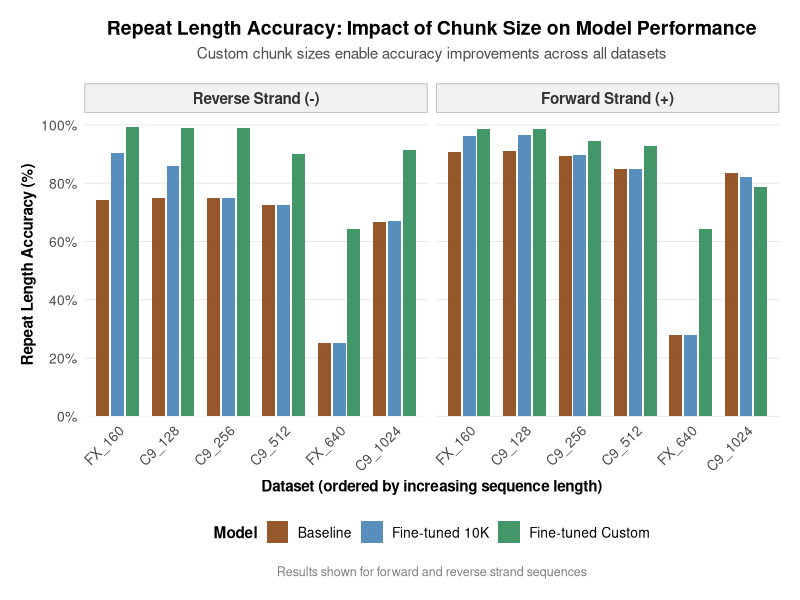
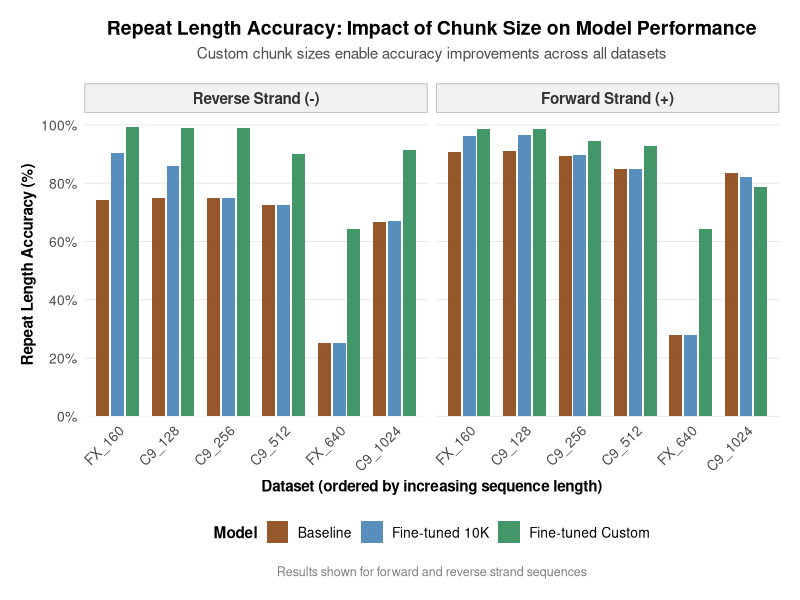
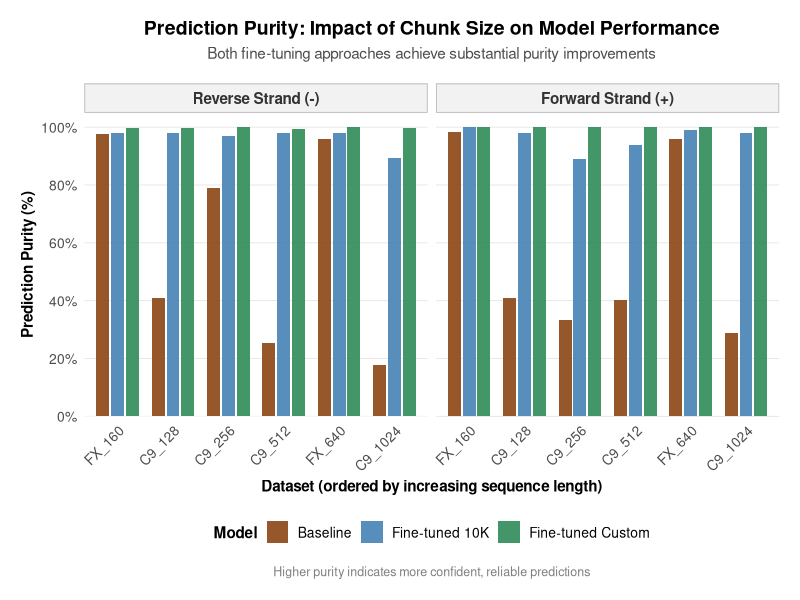

Reproduce these figures in R, in order.
# Install and load required packages
if (!require("tidyverse")) install.packages("tidyverse")
if (!require("ggplot2")) install.packages("ggplot2")
if (!require("dplyr")) install.packages("dplyr")
if (!require("tidyr")) install.packages("tidyr")
if (!require("patchwork")) install.packages("patchwork")

library(tidyverse)
library(ggplot2)
library(dplyr)
library(tidyr)
library(patchwork)

# Create accuracy data
accuracy_data <- data.frame(
  Dataset = rep(c("FX_160", "C9_128", "C9_256", "C9_512", "FX_640", "C9_1024"), 3),
  Model = rep(c("Baseline", "Fine-tuned 10K", "Fine-tuned Custom"), each = 6),
  Positive = c(
    # Baseline
    90.62, 91.00, 89.25, 84.75, 28.05, 83.38,
    # Fine-tuned 10K
    96.25, 96.50, 89.60, 84.75, 28.05, 82.01,
    # Fine-tuned Custom
    98.75, 98.70, 94.40, 92.77, 64.20, 78.71
  ),
  Negative = c(
    # Baseline
    74.37, 75.00, 75.00, 72.46, 25.03, 66.62,
    # Fine-tuned 10K
    90.23, 86.01, 74.95, 72.39, 25.09, 67.01,
    # Fine-tuned Custom
    99.23, 98.86, 99.00, 90.00, 64.20, 91.50
  )
)

# Create purity data
purity_data <- data.frame(
  Dataset = rep(c("FX_160", "C9_128", "C9_256", "C9_512", "FX_640", "C9_1024"), 3),
  Model = rep(c("Baseline", "Fine-tuned 10K", "Fine-tuned Custom"), each = 6),
  Positive = c(
    # Baseline
    98.24, 41.00, 33.23, 40.09, 96.00, 28.92,
    # Fine-tuned 10K
    99.95, 97.83, 89.00, 94.00, 99.00, 98.00,
    # Fine-tuned Custom
    100.00, 99.99, 100.00, 100.00, 100.00, 99.90
  ),
  Negative = c(
    # Baseline
    97.64, 41.00, 79.11, 25.28, 95.97, 17.92,
    # Fine-tuned 10K
    98.00, 98.00, 97.04, 98.14, 97.99, 89.45,
    # Fine-tuned Custom
    99.79, 99.86, 99.92, 99.41, 100.00, 99.83
  )
)

# Set factor levels for proper ordering
dataset_order <- c("FX_160", "C9_128", "C9_256", "C9_512", "FX_640", "C9_1024")
model_order <- c("Baseline", "Fine-tuned 10K", "Fine-tuned Custom")

accuracy_data$Dataset <- factor(accuracy_data$Dataset, levels = dataset_order)
accuracy_data$Model <- factor(accuracy_data$Model, levels = model_order)
purity_data$Dataset <- factor(purity_data$Dataset, levels = dataset_order)
purity_data$Model <- factor(purity_data$Model, levels = model_order)

# Reshape data for plotting
accuracy_long <- accuracy_data %>%
  pivot_longer(cols = c("Positive", "Negative"), names_to = "Class", values_to = "Accuracy")

purity_long <- purity_data %>%
  pivot_longer(cols = c("Positive", "Negative"), names_to = "Class", values_to = "Purity")

# Create color palette
model_colors <- c("Baseline" = "#8B4513", 
                  "Fine-tuned 10K" = "#4682B4", 
                  "Fine-tuned Custom" = "#2E8B57")

# Create accuracy plot
p_accuracy <- ggplot(accuracy_long, aes(x = Dataset, y = Accuracy, fill = Model)) +
  geom_col(position = position_dodge(width = 0.8), alpha = 0.9, width = 0.7) +
  facet_wrap(~Class, ncol = 2, labeller = labeller(Class = c("Positive" = "Forward Strand (+)", 
                                                             "Negative" = "Reverse Strand (-)"))) +
  scale_fill_manual(values = model_colors, name = "Model") +
  labs(
    title = "Repeat Length Accuracy: Impact of Chunk Size on Model Performance",
    subtitle = "Custom chunk sizes enable accuracy improvements across all datasets",
    x = "Dataset (ordered by increasing sequence length)",
    y = "Repeat Length Accuracy (%)",
    caption = "Results shown for forward and reverse strand sequences"
  ) +
  theme_minimal(base_size = 12) +
  theme(
    plot.title = element_text(size = 14, face = "bold", hjust = 0.5, margin = margin(b = 5)),
    plot.subtitle = element_text(size = 11, hjust = 0.5, color = "gray30", margin = margin(b = 15)),
    plot.caption = element_text(size = 9, color = "gray50", hjust = 0.5, margin = margin(t = 10)),
    strip.text = element_text(size = 11, face = "bold", color = "gray20"),
    strip.background = element_rect(fill = "gray95", color = "gray70"),
    panel.grid.minor = element_blank(),
    panel.grid.major.x = element_blank(),
    panel.grid.major.y = element_line(color = "gray90", size = 0.3),
    axis.text.x = element_text(angle = 45, hjust = 1, size = 10),
    axis.text.y = element_text(size = 10),
    axis.title = element_text(size = 11, face = "bold"),
    legend.position = "bottom",
    legend.title = element_text(size = 11, face = "bold"),
    legend.text = element_text(size = 10),
    legend.key.size = unit(0.6, "cm"),
    plot.margin = margin(15, 15, 15, 15),
    panel.background = element_rect(fill = "white", color = NA),
    plot.background = element_rect(fill = "white", color = NA)
  ) +
  scale_y_continuous(expand = expansion(mult = c(0, 0.05)), 
                     breaks = seq(0, 100, 20),
                     labels = function(x) paste0(x, "%")) +
  guides(fill = guide_legend(nrow = 1))

# Create purity plot
p_purity <- ggplot(purity_long, aes(x = Dataset, y = Purity, fill = Model)) +
  geom_col(position = position_dodge(width = 0.8), alpha = 0.9, width = 0.7) +
  facet_wrap(~Class, ncol = 2, labeller = labeller(Class = c("Positive" = "Forward Strand (+)", 
                                                             "Negative" = "Reverse Strand (-)"))) +
  scale_fill_manual(values = model_colors, name = "Model") +
  labs(
    title = "Prediction Purity: Impact of Chunk Size on Model Performance",
    subtitle = "Both fine-tuning approaches achieve substantial purity improvements",
    x = "Dataset (ordered by increasing sequence length)",
    y = "Prediction Purity (%)",
    caption = "Higher purity indicates more confident, reliable predictions"
  ) +
  theme_minimal(base_size = 12) +
  theme(
    plot.title = element_text(size = 14, face = "bold", hjust = 0.5, margin = margin(b = 5)),
    plot.subtitle = element_text(size = 11, hjust = 0.5, color = "gray30", margin = margin(b = 15)),
    plot.caption = element_text(size = 9, color = "gray50", hjust = 0.5, margin = margin(t = 10)),
    strip.text = element_text(size = 11, face = "bold", color = "gray20"),
    strip.background = element_rect(fill = "gray95", color = "gray70"),
    panel.grid.minor = element_blank(),
    panel.grid.major.x = element_blank(),
    panel.grid.major.y = element_line(color = "gray90", size = 0.3),
    axis.text.x = element_text(angle = 45, hjust = 1, size = 10),
    axis.text.y = element_text(size = 10),
    axis.title = element_text(size = 11, face = "bold"),
    legend.position = "bottom",
    legend.title = element_text(size = 11, face = "bold"),
    legend.text = element_text(size = 10),
    legend.key.size = unit(0.6, "cm"),
    plot.margin = margin(15, 15, 15, 15),
    panel.background = element_rect(fill = "white", color = NA),
    plot.background = element_rect(fill = "white", color = NA)
  ) +
  scale_y_continuous(expand = expansion(mult = c(0, 0.05)), 
                     breaks = seq(0, 100, 20),
                     labels = function(x) paste0(x, "%")) +
  guides(fill = guide_legend(nrow = 1))

# Save plots
ggsave("accuracy_comparison.png", plot = p_accuracy, 
       width = 12, height = 7, dpi = 300, bg = "white")

ggsave("purity_comparison.png", plot = p_purity, 
       width = 12, height = 7, dpi = 300, bg = "white")

print("Plots saved as 'accuracy_comparison.png' and 'purity_comparison.png'")

# Display plots
print(p_accuracy)
#print(p_purity)